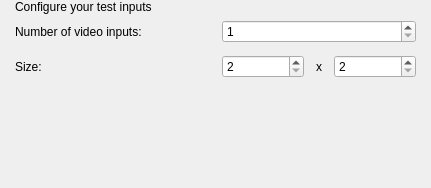
<?xml version="1.0" encoding="UTF-8"?>
<ui version="4.0">
 <class>ConfigurationInputProcedural</class>
 <widget class="QWidget" name="ConfigurationInputProcedural">
  <property name="geometry">
   <rect>
    <x>0</x>
    <y>0</y>
    <width>431</width>
    <height>188</height>
   </rect>
  </property>
  <layout class="QVBoxLayout" name="verticalLayout">
   <property name="leftMargin">
    <number>15</number>
   </property>
   <property name="topMargin">
    <number>0</number>
   </property>
   <property name="rightMargin">
    <number>15</number>
   </property>
   <property name="bottomMargin">
    <number>15</number>
   </property>
   <item>
    <widget class="QLabel" name="labelTitleProcedurals">
     <property name="text">
      <string>Configure your test inputs</string>
     </property>
    </widget>
   </item>
   <item>
    <layout class="QGridLayout" name="gridLayout">
     <property name="spacing">
      <number>12</number>
     </property>
     <item row="0" column="0">
      <widget class="QLabel" name="label_6">
       <property name="text">
        <string>Number of video inputs:</string>
       </property>
      </widget>
     </item>
     <item row="0" column="1">
      <widget class="QSpinBox" name="proceduralsNbSpinBox">
       <property name="minimumSize">
        <size>
         <width>0</width>
         <height>0</height>
        </size>
       </property>
       <property name="minimum">
        <number>1</number>
       </property>
       <property name="maximum">
        <number>32</number>
       </property>
      </widget>
     </item>
     <item row="1" column="0">
      <widget class="QLabel" name="label_3">
       <property name="text">
        <string>Size:</string>
       </property>
      </widget>
     </item>
     <item row="1" column="1">
      <layout class="QHBoxLayout" name="horizontalLayout">
       <item>
        <widget class="QSpinBox" name="widthBox">
         <property name="minimumSize">
          <size>
           <width>0</width>
           <height>0</height>
          </size>
         </property>
         <property name="minimum">
          <number>2</number>
         </property>
         <property name="maximum">
          <number>100000</number>
         </property>
        </widget>
       </item>
       <item>
        <widget class="QLabel" name="label_4">
         <property name="sizePolicy">
          <sizepolicy hsizetype="Fixed" vsizetype="Preferred">
           <horstretch>0</horstretch>
           <verstretch>0</verstretch>
          </sizepolicy>
         </property>
         <property name="text">
          <string notr="true">x</string>
         </property>
        </widget>
       </item>
       <item>
        <widget class="QSpinBox" name="heightBox">
         <property name="minimumSize">
          <size>
           <width>0</width>
           <height>0</height>
          </size>
         </property>
         <property name="minimum">
          <number>2</number>
         </property>
         <property name="maximum">
          <number>100000</number>
         </property>
        </widget>
       </item>
      </layout>
     </item>
    </layout>
   </item>
   <item>
    <spacer name="verticalSpacer">
     <property name="orientation">
      <enum>Qt::Vertical</enum>
     </property>
     <property name="sizeHint" stdset="0">
      <size>
       <width>20</width>
       <height>40</height>
      </size>
     </property>
    </spacer>
   </item>
  </layout>
 </widget>
 <resources/>
 <connections/>
</ui>
